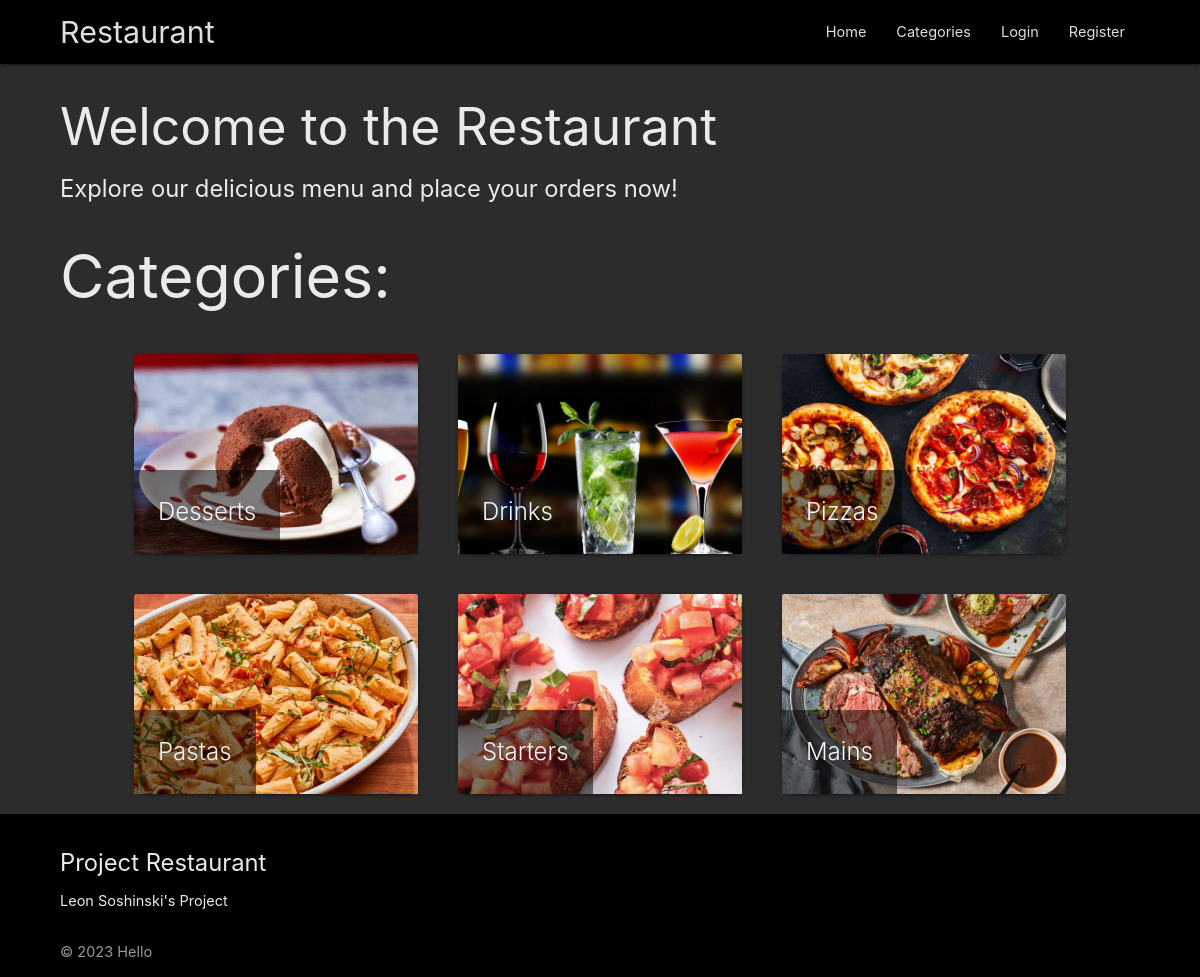
The page / on the database its author committed.
### menu/models.py (models this page shows, shortened)
class Category(models.Model):
    name = models.CharField(max_length=64)
    image = models.ImageField(upload_to='categories/')

### menu/views/category_views.py (the view)
# urls.py: path('', category_views.landing_pageView.as_view(), name='landing_page'),
class landing_pageView(TemplateView):
    template_name = 'landing_page.html'
    def get_context_data(self, **kwargs):
        context = super().get_context_data(**kwargs)
        context['categories'] = Category.objects.all()
        return context

### menu/templates/landing_page.html (shortened to what this page needs)
{% extends "base.html" %}
{% block content %}
    <h2>
        Welcome to the Restaurant
    </h2>
    <h5>
        Explore our delicious menu and place your orders now!
    <h1>Categories:</h1>
    <div class="container">
        <div class="row">
            {% for category in categories %}
                <div class="col s12 m4">
                    <div class="card item-card">
                        <a href="{% url 'dishes' category.id %}">
                            <div class="card-image">
                                <img class="category-image"
                                     src="{{ category.image.url }}"
                                     alt="{{ category.name }}">
                                <span class="card-title">{{ category.name }}</span>
                            </div>
                        </a>
                    </div>
                </div>
                {% if forloop.counter|divisibleby:3 and not forloop.last %}
                </div>
                <div class="row">
                {% endif %}
            {% endfor %}
        </div>
    </div>
{% endblock content %}

### menu/templates/base.html (shortened to what this page needs)
{% load static %}
<!DOCTYPE html>
<html lang="en">
  <head>
    <link type="text/css"
          rel="stylesheet"
          href="{% static 'css/materialize.min.css' %}"
          media="screen,projection" />
    <link type="text/css"
          rel="stylesheet"
          href="{% static 'css/style.css' %}"
          media="screen,projection" />
  </head>
  <body>
    <nav role="navigation" class="black">
      <div class="nav-wrapper container">
        <a href="{% url 'landing_page' %}" class="brand-logo">Restaurant</a>
        <ul class="right hide-on-med-and-down">
          <li>
            <a href="{% url 'landing_page' %}">Home</a>
          </li>
          <li>
            <a href="{% url 'categories' %}">Categories</a>
          </li>
          {% if user.is_authenticated %}
            <li>
              <a href="{% url 'cart' %}">View Cart</a>
            </li>
            <li>
              <a href="{% url 'order_history' %}">Order History</a>
            </li>
            <li>
              <a href="{% url 'update_details' %}">Update Details</a>
            </li>
            <li>
              Logged in as: {{ user.username }}
              {% if user.is_staff %}(Manager){% endif %}
            </li>
            <li>
              <a href="{% url 'logout' %}">Logout</a>
            </li>
          {% else %}
            <li>
              <a href="{% url 'user_login' %}">Login</a>
            </li>
            <li>
              <a href="{% url 'register' %}">Register</a>
            </li>
          {% endif %}
        </ul>
      </div>
    </nav>
    <main>
      <div class="container">
        {% block content %}{% endblock %}
      </div>
    </main>
    <footer class="page-footer black">
      <div class="container">
        <div class="row">
          <div class="l6 s12">
            <h5>Project Restaurant</h5>
            <p>Leon Soshinski's Project</p>
          </div>
        </div>
      </div>
      <div class="footer-copyright black">
        <div class="container">© 2023 Hello</div>
      </div>
    </footer>
  </body>
</html>

### static/css/style.css (style rules this page uses)
.container { width: 90%; }
.category-image { width: 100%; height: 200px; object-fit: cover; }
.card-title { background-color: rgba(0, 0, 0, 0.5); padding: 5px; }
.item-card { margin: 20px; }
body { display: flex; min-height: 100vh; flex-direction: column; background-color: #2c2c2c; color: #eaeaec; }
main { flex: 1 0 auto; }
h1, h2, h3, h4, h5 { color: #eaeaec; }
p, li, .menu { color: #eaeaec; }

### rows shown on the page
Category: image (picture), name "Desserts"
Category: image (picture), name "Drinks"
Category: image (picture), name "Pizzas"
Category: image (picture), name "Pastas"
Category: image (picture), name "Starters"
Category: image (picture), name "Mains"
